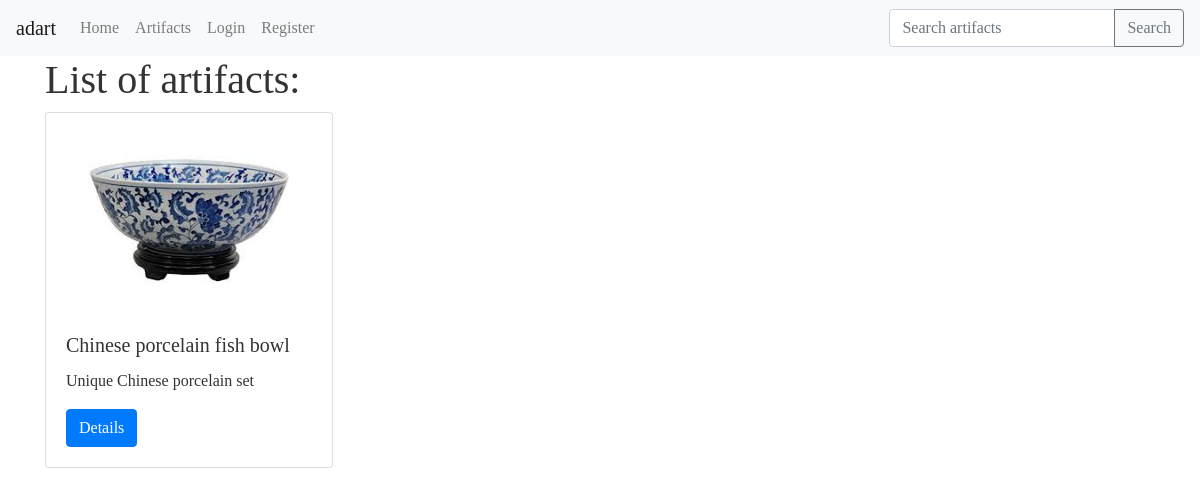
The app's page /search/ with its own data.
### artifacts/models.py (models this page shows, shortened)
class Artifact(models.Model):
    title = models.CharField(max_length=120)
    slug = models.SlugField(blank=True)
    description = models.TextField()
    min_price = models.DecimalField(decimal_places=2, max_digits=20, null=True)
    price = models.DecimalField(decimal_places=2, max_digits=20, null=True)
    deadline = models.DateTimeField()
    seller = models.ForeignKey(User)
    sold = models.BooleanField(default=False)
    image = models.ImageField(
        upload_to=upload_image_path, null=True, blank=True)
    year = models.CharField(max_length=120, default='unknown')
    origin = models.CharField(max_length=120, default='unknown')
    featured = models.BooleanField(default=False)
    objects = ArtifactManager()
    def get_url(self):
        return '/artifacts/{pk}/'.format(pk=self.pk)

### search/views.py (the view)
class SearchArtifactListView(ListView):
    template_name = 'search/view.html'
    def get_context_data(self, *args, **kwargs):
        context = super(SearchArtifactListView,
                        self).get_context_data(*args, **kwargs)
        query = self.request.GET.get('q')
        context['query'] = query
        return context
    def get_queryset(self, *args, **kwargs):
        request = self.request
        query = request.GET.get('q', None)
        if query is not None:
            return Artifact.objects.search(query)
        return Artifact.objects.features()

### artifacts/models.py (called while the page is built)
    def featured(self):
        return self.filter(featured=True)

    def get_queryset(self):
        return ArtifactQuerySet(self.model, using=self._db)

    def features(self):
        return self.get_queryset().featured()

### search/templates/search/view.html (shortened to what this page needs)
{% extends 'base.html' %} {% block content%}
<div class="container">
  <h1>List of artifacts:</h1>
  <div class="row justify-content-around">
     {% for artifact in object_list %}
    <div class="col">
      <div class="card" style="width: 18rem;">
        {% if artifact.image %}
        <img src="{{ artifact.image.url }}" class="card-img-top" alt="..." />
        {% endif %}
        <div class="card-body">
          <h5 class="card-title">{{ artifact.title }}</h5>
          <p class="card-text">
            {{ artifact.description }}
          </p>
          <a href="{{ artifact.get_url }}" class="btn btn-primary">Details</a>
        </div>
      </div>
    </div>
    {%endfor%}
  </div>
</div>
{% endblock %}

### static-auction-app/css/main.css (style rules this page uses)
body { color: #333; font-family: "Cinzel", serif; }
.card-img-top { object-fit: contain; height: 200px; }

### records on screen
Artifact: image (picture), title "Chinese porcelain fish bowl", description "Unique Chinese porcelain set"
